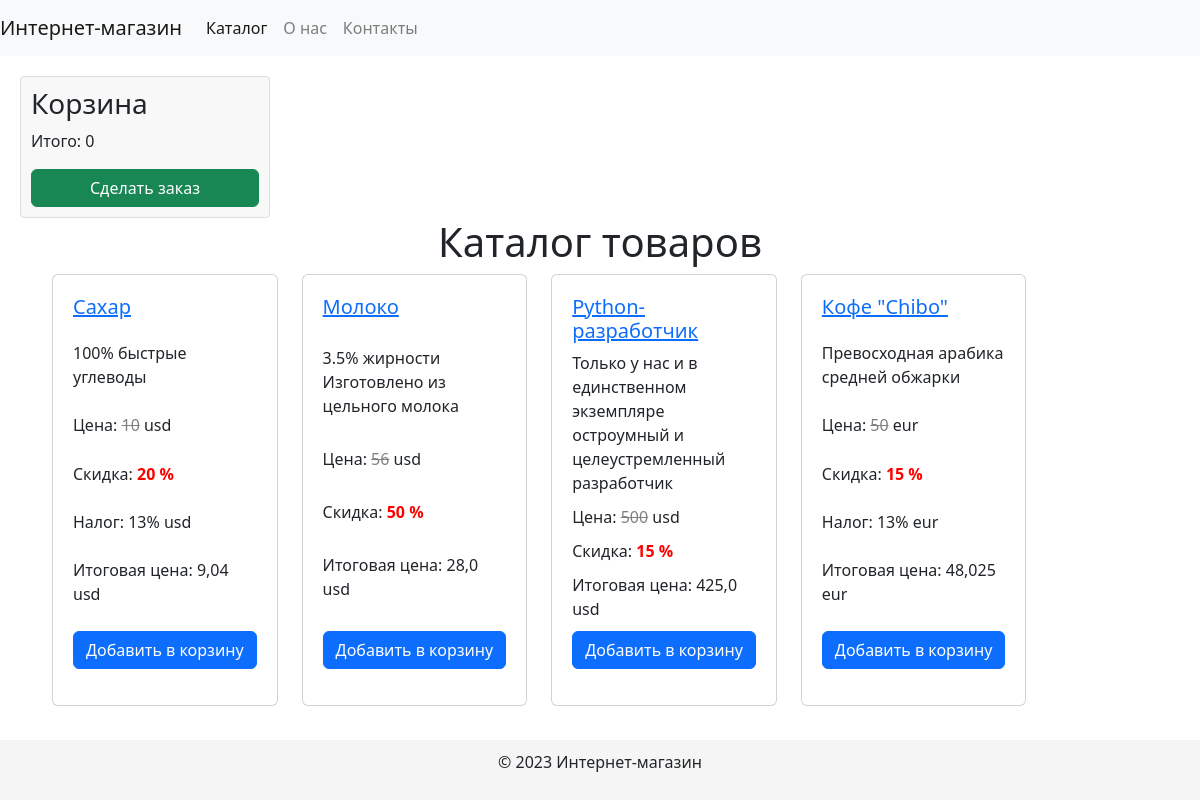
The page / on the database its author committed.
### transition/models.py (models this page shows, shortened)
class Item(models.Model):
    name = models.CharField(max_length=100)
    description = models.TextField()
    price = models.IntegerField(default=0)
    discount_item = models.ForeignKey(
        'Discount',
        on_delete=models.SET_NULL,
        null=True,
        blank=True,
        related_name='item_discounts_set')
    tax_item = models.ForeignKey(
        'Tax',
        on_delete=models.SET_NULL,
        null=True,
        blank=True,
        related_name='item_taxes_set')
    currency = models.CharField(
        max_length=3, choices=(
            ('usd', 'USD'), ('eur', 'EUR')))
    def discounted_price(self):
        if self.discount_item:
            return self.price - (self.price * self.discount_item.value / 100)
        return self.price
    def tax(self):
        if self.tax_item:
            return self.discounted_price() * self.tax_item.value / 100
        else:
            return 0
    def total(self):
        return self.discounted_price() + self.tax()

class Discount(models.Model):
    name = models.CharField(max_length=100)
    value = models.IntegerField(default=0)

class Tax(models.Model):
    name = models.CharField(max_length=100)
    value = models.IntegerField(default=0)
    def __str__(self):
        return self.name

### transition/views.py (the view)
# urls.py: path('', views.checkout, name='checkout'),
def checkout(request):
    items = Item.objects.all()
    return render(request, 'checkout.html', {'items': items})

### transition/templates/checkout.html (shortened to what this page needs)
{% extends './base.html' %}
{% block content %}
<main style="display: flex;flex-wrap: wrap">
    <div class="cart-container">
        <div class="cart-block">
            <h3>Корзина</h3>
            <p id="cart-total">Итого: <span id="cart-total-value">0</span></p>
            <button id="create-order-button" class="btn btn-success" onclick="createOrder()">Сделать заказ</button>
        </div>
    </div>
    <div class="container">
        <h1 class="text-center">Каталог товаров</h1>
        <div class="row">
            {% for item in items %}
            <div class="col-md-4 mb-4 display-flex">
                <div class="card">
                    <div class="card-body">
                        <h5 class="card-title"><a href="{% url 'item' item.id %}">{{ item.name }}</a></h5>
                        <p class="card-text">{{ item.description }}</p>
                        {% if item.discount_item %}
                        <p class="card-text">Цена:
                            <span class="price-with-discount">{{ item.price }}</span> {{ item.currency }}
                        </p>
                        <p class="card-text">Скидка: <span class="discount">{{ item.discount_item.value }} % </span></p>
                        {% else %}
                        <p class="card-text">Цена: {{ item.price }} {{ item.currency }}</p>
                        {% endif %}
                        {% if item.tax_item %}
                        <p class="card-text">Налог: {{ item.tax_item }} {{ item.currency }}</p>
                        {% endif %}
                        {% if item.discount_item or item.tax_item %}
                        <p class="card-text">Итоговая цена: {{ item.total }} {{ item.currency }}</p>
                        {% endif %}
                        <div class="form-group">
                            <button type="button" id="add-button_{{item.id}}" class="btn btn-primary"
                                    onclick="addToCart('{{ item.id }}', '{{ item.name }}','{{ item.total }}', '{{ item.currency }}')">
                                Добавить
                                в корзину
                            </button>
                        </div>
                    </div>
                </div>
            </div>
            {% endfor %}
        </div>
    </div>
</main>
{% endblock %}

### transition/templates/base.html (shortened to what this page needs)
<!DOCTYPE html>
<html>
<head>
    <link rel="stylesheet" href="https://maxcdn.bootstrapcdn.com/bootstrap/4.0.0/css/bootstrap.min.css">
    <link rel="stylesheet" href="https://cdnjs.cloudflare.com/ajax/libs/twitter-bootstrap/5.3.0/css/bootstrap.min.css">
</head>
<body>
<header>
    <nav class="navbar navbar-expand-lg navbar-light bg-light">
        <a class="navbar-brand" href="{% url 'checkout' %}">Интернет-магазин</a>
        <div class="collapse navbar-collapse" id="navbarNav">
            <ul class="navbar-nav">
                <li class="nav-item active">
                    <a class="nav-link" href="{% url 'checkout' %}">Каталог</a>
                </li>
                <li class="nav-item">
                    <a class="nav-link" href="https://www.gilmanov.net/">О нас</a>
                </li>
                <li class="nav-item">
                    <a class="nav-link" href="https://www.gilmanov.net/static/portfolio/res.ko.pdf">Контакты</a>
                </li>
            </ul>
        </div>
    </nav>
</header>
{% block content %} {% endblock %}
<footer class="fixed-bottom">
    <div class="container">
        <div class="row">
            <div class="col-md-12 text-center">
                <p>&copy; 2023 Интернет-магазин</p>
            </div>
        </div>
    </div>
</footer>
</body>
</html>

### transition/templates/checkout.html (style rules this page uses)
.card-text { margin-bottom: 10px; }
.card-body { padding: 20px; display: flex; flex-direction: column; justify-content: space-between; }
.cart-block { display: flex; flex-direction: column; flex-wrap: wrap; align-items: stretch; }
.card { margin-bottom: 20px; }
.display-flex { display: flex; flex: 0 1; justify-content: space-between; }
footer { position: fixed; bottom: 0; width: 100%; background-color: #f5f5f5; padding: 10px 0; }
.price-with-discount { text-decoration: line-through; color: gray; }
.discount { color: red; font-weight: bold; }
.container { max-width: 1120px; margin: 0 auto; }
.cart-container { float: right; margin-top: 20px; margin-left: 20px; width: 250px; padding: 10px; background-color: #f8f8f8; border: 1px solid #ddd; border-radius: 4px; }
.cart-container h3 { margin-top: 0; }
.cart-container button { float: right; }

### transition/templates/base.html (style rules this page uses)
.container { max-width: 1120px; margin: 0 auto; }

### rows shown on the page
Item: name "Сахар", description "100% быстрые углеводы", price "10", currency "usd", discount_item.value "20", tax_item "13%", total "9,04"
Item: name "Молоко", description "3.5% жирности Изготовлено из цельного молока", price "56", currency "usd", discount_item.value "50", total "28,0"
Item: name "Python-разработчик", description "Только у нас и в единственном экземпляре остроумный и целеустремленный разработчик", price "500", currency "usd", discount_item.value "15", total "425,0"
Item: name "Кофе \"Chibo\"", description "Превосходная арабика средней обжарки", price "50", currency "eur", discount_item.value "15", tax_item "13%", total "48,025"
